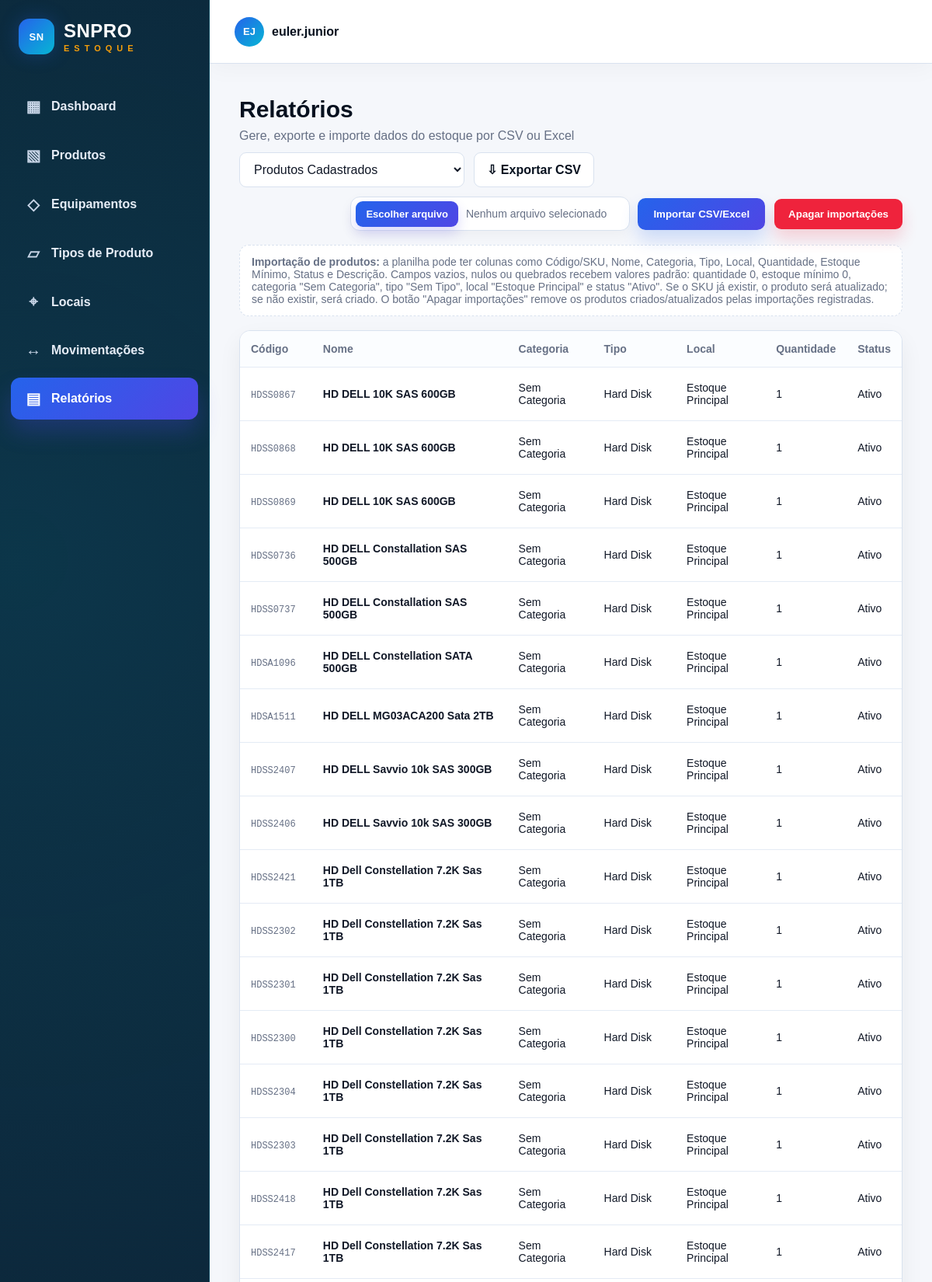
Screenshot of /relatorios (upper part) with the database file from the repository.
### app/models.py (models this page shows, shortened)
class Produto(db.Model):
    __tablename__ = "produtos"
    id = db.Column(db.Integer, primary_key=True)
    sku = db.Column(db.String(50), unique=True, nullable=False)
    nome = db.Column(db.String(150), nullable=False)
    categoria = db.Column(db.String(80), nullable=False)
    tipo_produto = db.Column(db.String(80), nullable=True)
    local = db.Column(db.String(100), nullable=False)
    quantidade = db.Column(db.Integer, nullable=False, default=1)
    estoque_minimo = db.Column(db.Integer, nullable=False, default=1)
    ticket_medio = db.Column(db.Float, nullable=False, default=0.01)
    status = db.Column(db.String(30), nullable=False, default="Ativo")
    descricao = db.Column(db.Text, nullable=True)

### app/routes.py (the view)
@main.route("/relatorios")
def relatorios():
    tipo = request.args.get("tipo", "produtos").strip()
    produtos_lista = Produto.query.order_by(Produto.nome.asc()).all()
    movimentacoes_lista = Movimentacao.query.order_by(Movimentacao.criado_em.desc()).all()
    baixo_estoque = Produto.query.filter(Produto.quantidade <= Produto.estoque_minimo).order_by(Produto.nome.asc()).all()
    importacoes_count = ImportacaoPlanilha.query.count()
    return render_template(
        "relatorios.html",
        active_page="relatorios",
        tipo=tipo,
        produtos=produtos_lista,
        movimentacoes=movimentacoes_lista,
        baixo_estoque=baixo_estoque,
        importacoes_count=importacoes_count,
    )

### app/templates/relatorios.html (shortened to what this page needs)
{% extends "base.html" %}
{% block content %}
<section class="page-header report-header">
    <div>
        <h1>Relatórios</h1>
        <p>Gere, exporte e importe dados do estoque por CSV ou Excel</p>
    </div>
</section>
<div class="report-toolbar">
    <form class="report-select" method="get" action="{{ url_for('main.relatorios') }}">
        <select name="tipo" onchange="this.form.submit()">
            <option value="produtos" {% if tipo == 'produtos' %}selected{% endif %}>Produtos Cadastrados</option>
        </select>
    </form>
    <a class="btn-light export-link" href="{{ url_for('main.exportar_relatorio', tipo=tipo) }}">⇩ Exportar CSV</a>
    <form class="import-form" method="post" action="{{ url_for('main.importar_planilha') }}" enctype="multipart/form-data">
        <label class="file-picker">
            <span class="file-picker-button">Escolher arquivo</span>
            <span class="file-picker-name" id="arquivoImportacaoNome">Nenhum arquivo selecionado</span>
        </label>
        <button class="btn-primary" type="submit">Importar CSV/Excel</button>
    </form>
    <form method="post" action="{{ url_for('main.apagar_dados_importados') }}" data-confirm-kind="dados importados" data-confirm-article="os" class="delete-import-form">
        <button class="btn-danger" type="submit">Apagar importações</button>
    </form>
</div>
<div class="import-help">
    <strong>Importação de produtos:</strong> a planilha pode ter colunas como Código/SKU, Nome, Categoria, Tipo, Local, Quantidade, Estoque Mínimo, Status e Descrição.
    Campos vazios, nulos ou quebrados recebem valores padrão: quantidade 0, estoque mínimo 0, categoria "Sem Categoria", tipo "Sem Tipo", local "Estoque Principal" e status "Ativo". Se o SKU já existir, o produto será atualizado; se não existir, será criado. O botão "Apagar importações" remove os produtos criados/atualizados pelas importações registradas.
</div>
{% if tipo == 'movimentacoes' %}
<div class="table-card">
    <table>
        <thead>
            <tr>
                <th>Tipo</th>
                <th>Produto</th>
                <th>Qtd</th>
                <th>Local</th>
                <th>Data</th>
                <th>Observação</th>
            </tr>
        </thead>
        <tbody>
            {% for mov in movimentacoes %}
            <tr>
                <td><span class="movement-badge movement-{{ mov.tipo|lower|replace('í','i')|replace('ç','c')|replace('ã','a')|replace('é','e')|replace('ê','e') }}">{{ mov.tipo }}</span></td>
                <td><strong>{{ mov.produto_nome }}</strong></td>
                <td>{{ mov.quantidade }}</td>
                <td>{{ mov.local }}</td>
                <td>{{ mov.criado_em.strftime('%d/%m/%Y, %H:%M') }}</td>
                <td>{{ mov.observacao or '-' }}</td>
            </tr>
            {% else %}
            <tr><td colspan="6" class="empty">Nenhuma movimentação encontrada.</td></tr>
            {% endfor %}
        </tbody>
    </table>
</div>
{% else %}
{% set lista = baixo_estoque if tipo == 'baixo_estoque' else produtos %}
<div class="table-card">
    <table>
        <thead>
            <tr>
                <th>Código</th>
                <th>Nome</th>
                <th>Categoria</th>
                <th>Tipo</th>
                <th>Local</th>
                <th>Quantidade</th>
                <th>Status</th>
            </tr>
        </thead>
        <tbody>
            {% for produto in lista %}
            <tr>
                <td><span class="code">{{ produto.sku }}</span></td>
                <td><strong>{{ produto.nome }}</strong></td>
                <td>{{ produto.categoria }}</td>
                <td>{{ produto.tipo_produto or '-' }}</td>
                <td>{{ produto.local }}</td>
                <td>{{ produto.quantidade }}</td>
                <td>{{ produto.status }}</td>
            </tr>
            {% else %}
            <tr><td colspan="7" class="empty">Nenhum produto encontrado.</td></tr>
            {% endfor %}
        </tbody>
    </table>
</div>
{% endif %}
{% endblock %}

### app/static/css/style.css (style rules this page uses)
:root { --snpro-ink: #07111f; --snpro-sidebar: #0d1526; --snpro-sidebar-2: #111c33; --snpro-blue: #2563eb; --snpro-cyan: #06b6d4; --snpro-violet: #4f46e5; --snpro-accent: #f59e0b; --snpro-bg: #f5f7fb; --snpro-card: #ffffff; --snpro-text: #111827; --snpro-muted: #667085; --snpro-border: #d9e2ef; --danger: #ef233c; }
* { box-sizing: border-box; }
body { margin: 0; font-family: Arial, sans-serif; background: var(--snpro-bg); color: var(--snpro-text); }
.page-header { display: flex; justify-content: space-between; align-items: center; padding: 42px 38px 24px; }
h1 { margin: 0; font-size: 30px; color: var(--snpro-ink); }
p { margin: 8px 0 0; color: var(--snpro-muted); }
.btn-primary { border: 0; background: linear-gradient(135deg, var(--snpro-blue), var(--snpro-violet)); color: white; padding: 13px 20px; border-radius: 10px; font-weight: 900; cursor: pointer; box-shadow: 0 12px 22px rgba(37,99,235,.20); }
.btn-light { border: 1px solid var(--snpro-border); background: white; padding: 12px 16px; border-radius: 9px; cursor: pointer; color: var(--snpro-ink); font-weight: 800; }
.btn-danger { border: 0; background: var(--danger); color: white; padding: 12px 18px; border-radius: 9px; cursor: pointer; font-weight: 900; box-shadow: 0 12px 20px rgba(239,35,60,.18); }
input, select, textarea { width: 100%; border: 1px solid var(--snpro-border); border-radius: 9px; padding: 12px 14px; background: white; font: inherit; color: var(--snpro-text); }
.table-card { margin: 0 38px 36px; background: white; border: 1px solid var(--snpro-border); border-radius: 14px; overflow: hidden; box-shadow: 0 12px 30px rgba(7,17,31,.06); }
table { width: 100%; border-collapse: collapse; }
th { text-align: left; font-size: 14px; color: var(--snpro-muted); padding: 15px 14px; font-weight: 900; background: #fbfdff; }
td { padding: 18px 14px; border-top: 1px solid #e4ebf5; font-size: 14px; vertical-align: middle; }
.code { color: var(--snpro-muted); font-family: Consolas, monospace; font-size: 12px; }
.report-header { padding-bottom: 12px; }
.report-toolbar { display: flex; gap: 12px; align-items: center; padding: 0 38px 18px; flex-wrap: wrap; }
.report-select { width: 290px; }
.export-link { text-decoration: none; display: inline-flex; align-items: center; gap: 8px; }
.import-form { display: flex; gap: 10px; align-items: center; margin-left: auto; }
.import-help { margin: 0 38px 18px; padding: 13px 15px; border: 1px dashed var(--snpro-border); border-radius: 12px; color: var(--snpro-muted); background: #ffffff; font-size: 14px; }
.file-picker { min-width: 360px; max-width: 460px; height: 44px; display: inline-flex; align-items: center; gap: 10px; padding: 6px; border: 1px solid var(--snpro-border); border-radius: 12px; background: #fff; box-shadow: 0 6px 18px rgba(7,17,31,.04); cursor: pointer; }
.file-picker-button { flex: 0 0 auto; padding: 9px 13px; border-radius: 9px; background: linear-gradient(135deg, var(--snpro-blue), var(--snpro-violet)); color: #fff; font-size: 13px; font-weight: 900; box-shadow: 0 8px 16px rgba(79,70,229,.20); }
.file-picker-name { min-width: 0; overflow: hidden; text-overflow: ellipsis; white-space: nowrap; color: var(--snpro-muted); font-size: 14px; }
:root { --chart-1: #2563eb; --chart-2: #7c3aed; --chart-3: #0891b2; --chart-4: #16a34a; --chart-5: #f59e0b; --chart-6: #ef233c; --chart-7: #475569; --chart-8: #db2777; }

### rows the page displays
Produto: sku "HDSS0867", nome "HD DELL 10K SAS 600GB", categoria "Sem Categoria", tipo_produto "Hard Disk", local "Estoque Principal", quantidade "1", status "Ativo"
Produto: sku "HDSS0868", nome "HD DELL 10K SAS 600GB", categoria "Sem Categoria", tipo_produto "Hard Disk", local "Estoque Principal", quantidade "1", status "Ativo"
Produto: sku "HDSS0869", nome "HD DELL 10K SAS 600GB", categoria "Sem Categoria", tipo_produto "Hard Disk", local "Estoque Principal", quantidade "1", status "Ativo"
Produto: sku "HDSS0736", nome "HD DELL Constallation SAS 500GB", categoria "Sem Categoria", tipo_produto "Hard Disk", local "Estoque Principal", quantidade "1", status "Ativo"
Produto: sku "HDSS0737", nome "HD DELL Constallation SAS 500GB", categoria "Sem Categoria", tipo_produto "Hard Disk", local "Estoque Principal", quantidade "1", status "Ativo"
Produto: sku "HDSA1096", nome "HD DELL Constellation SATA 500GB", categoria "Sem Categoria", tipo_produto "Hard Disk", local "Estoque Principal", quantidade "1", status "Ativo"
Produto: sku "HDSA1511", nome "HD DELL MG03ACA200 Sata 2TB", categoria "Sem Categoria", tipo_produto "Hard Disk", local "Estoque Principal", quantidade "1", status "Ativo"
Produto: sku "HDSS2407", nome "HD DELL Savvio 10k SAS 300GB", categoria "Sem Categoria", tipo_produto "Hard Disk", local "Estoque Principal", quantidade "1", status "Ativo"
Produto: sku "HDSS2406", nome "HD DELL Savvio 10k SAS 300GB", categoria "Sem Categoria", tipo_produto "Hard Disk", local "Estoque Principal", quantidade "1", status "Ativo"
Produto: sku "HDSS2421", nome "HD Dell Constellation 7.2K Sas 1TB", categoria "Sem Categoria", tipo_produto "Hard Disk", local "Estoque Principal", quantidade "1", status "Ativo"
Produto: sku "HDSS2302", nome "HD Dell Constellation 7.2K Sas 1TB", categoria "Sem Categoria", tipo_produto "Hard Disk", local "Estoque Principal", quantidade "1", status "Ativo"
Produto: sku "HDSS2301", nome "HD Dell Constellation 7.2K Sas 1TB", categoria "Sem Categoria", tipo_produto "Hard Disk", local "Estoque Principal", quantidade "1", status "Ativo"
Produto: sku "HDSS2300", nome "HD Dell Constellation 7.2K Sas 1TB", categoria "Sem Categoria", tipo_produto "Hard Disk", local "Estoque Principal", quantidade "1", status "Ativo"
Produto: sku "HDSS2304", nome "HD Dell Constellation 7.2K Sas 1TB", categoria "Sem Categoria", tipo_produto "Hard Disk", local "Estoque Principal", quantidade "1", status "Ativo"
Produto: sku "HDSS2303", nome "HD Dell Constellation 7.2K Sas 1TB", categoria "Sem Categoria", tipo_produto "Hard Disk", local "Estoque Principal", quantidade "1", status "Ativo"
Produto: sku "HDSS2418", nome "HD Dell Constellation 7.2K Sas 1TB", categoria "Sem Categoria", tipo_produto "Hard Disk", local "Estoque Principal", quantidade "1", status "Ativo"
Produto: sku "HDSS2417", nome "HD Dell Constellation 7.2K Sas 1TB", categoria "Sem Categoria", tipo_produto "Hard Disk", local "Estoque Principal", quantidade "1", status "Ativo"
